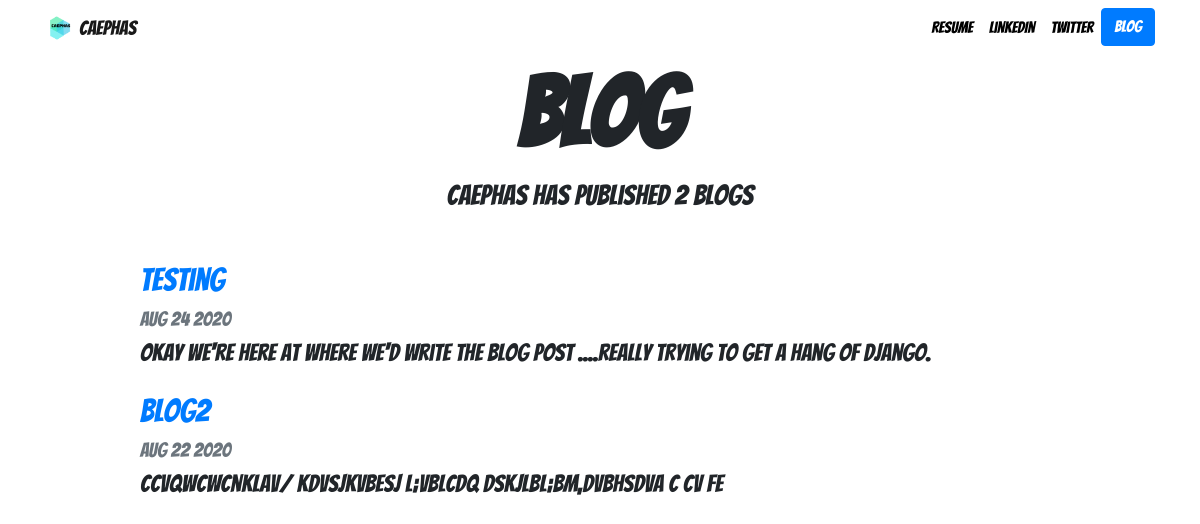
Screenshot of /blog/ with the database file from the repository.
### blog/models.py (models this page shows, shortened)
class Blog(models.Model):
    title = models.CharField(max_length=200)
    description = models.TextField()
    date = models.DateField()

### blog/views.py (the view)
# urls.py: path('', views.all_blogs, name = 'all_blogs'),
def all_blogs(request):
    blogs = Blog.objects.order_by('-date')
    return render(request, 'blog/all_blog.html',{'blogs': blogs})

### blog/templates/blog/all_blog.html
{% extends "portfolio/base.html" %}
{% load static %}
{% block content %}
<h1 id="blogtitle" class="font-weight-bold text-center">Blog</h1>
<h3 class="text-center mb-5">Caephas has published {{ blogs.count }} blog{{ blogs.count|pluralize }}</h3>
{% for blog in blogs %}
<div class="row justify-content-center my-3">
  <div class="col-md-10">
    <a href="{% url 'blog:detail' blog.id %}">
      <h2>{{ blog.title }}</h2>
    </a>
    <h5 class="text-muted">{{ blog.date|date:'M d Y'|upper }}</h5>
    <h4>{{ blog.description|striptags|truncatechars:100 }}</h4>
  </div>
</div>
{% endfor %}
{% endblock %}

### portfolio/static/portfolio/custom.css (style rules this page uses)
body { font-family: 'Bangers', sans-serif; }
#blogtitle { font-size: 6rem; }

### rows the page displays
Blog: title "Testing", date "AUG 24 2020", description "Okay we're here at where we'd write the blog post ....really trying to get a hang of django."
Blog: title "Blog2", date "AUG 22 2020", description "ccvqwcwcnklav/ kdvsjkvbesj l;vblcdq dskjlbl;bm,dvbhsdva c cv fe"

### other values shown
{{ blogs.count }} "2"
